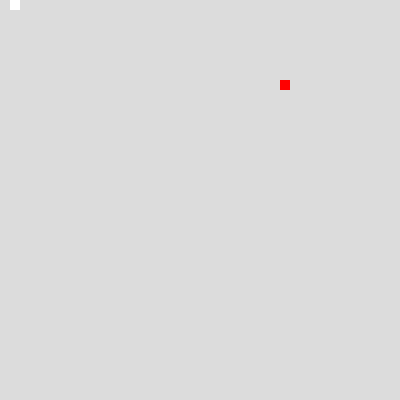
Frame 1 (no input)
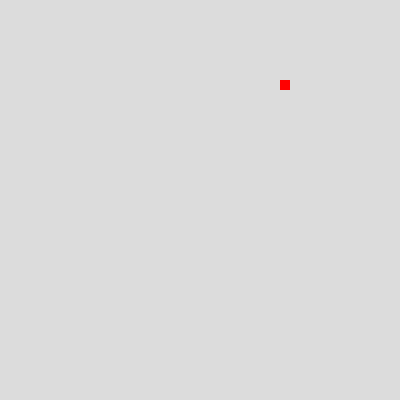
Frame 60 (no input)
Frame 120 (the mouse pressed at the canvas centre since frame 60): identical to frame 60, image omitted

The p5.js sketch that drew these frames (run headless with seeded random() and noise() and a simulated clock; from frame 60 on, the mouse is pressed at the canvas centre):

// p5.js sketch
// ── sketch.js
let snake;
let food;

function setup() {
  createCanvas(400, 400);
  snake = new Snake();
  food = createFood();
}

function draw() {
  background(220);
  snake.update();
  snake.show();
  
  if (snake.eat(food)) {
    food = createFood();
  }
  
  fill(255, 0, 0);
  rect(food.x, food.y, 10, 10); // Food item
}

function keyPressed() {
  if (key === 'W' || key === 'w') {
    snake.changeDirection(0, -1); // Up
  } else if (key === 'S' || key === 's') {
    snake.changeDirection(0, 1); // Down
  } else if (key === 'A' || key === 'a') {
    snake.changeDirection(-1, 0); // Left
  } else if (key === 'D' || key === 'd') {
    snake.changeDirection(1, 0); // Right
  }
}

function createFood() {
  let x = floor(random(width / 10)) * 10;
  let y = floor(random(height / 10)) * 10;
  return createVector(x, y);
}

class Snake {
  constructor() {
    this.body = [];
    this.body[0] = createVector(0, 0);
    this.xSpeed = 1;
    this.ySpeed = 0;
  }

  update() {
    let head = this.body[this.body.length - 1].copy();
    this.body.shift();
    head.x += this.xSpeed * 10;
    head.y += this.ySpeed * 10;
    this.body.push(head);
  }

  show() {
    for (let i = 0; i < this.body.length; i++) {
      fill(255);
      noStroke();
      rect(this.body[i].x, this.body[i].y, 10, 10);
    }
  }

  changeDirection(x, y) {
    this.xSpeed = x;
    this.ySpeed = y;
  }
  
  eat(pos) {
    let x = this.body[this.body.length - 1].x;
    let y = this.body[this.body.length - 1].y;
    if (x === pos.x && y === pos.y) {
      this.grow();
      return true;
    }
    return false;
  }

  grow() {
    let head = this.body[this.body.length - 1].copy();
    this.body.push(head);
  }
}
